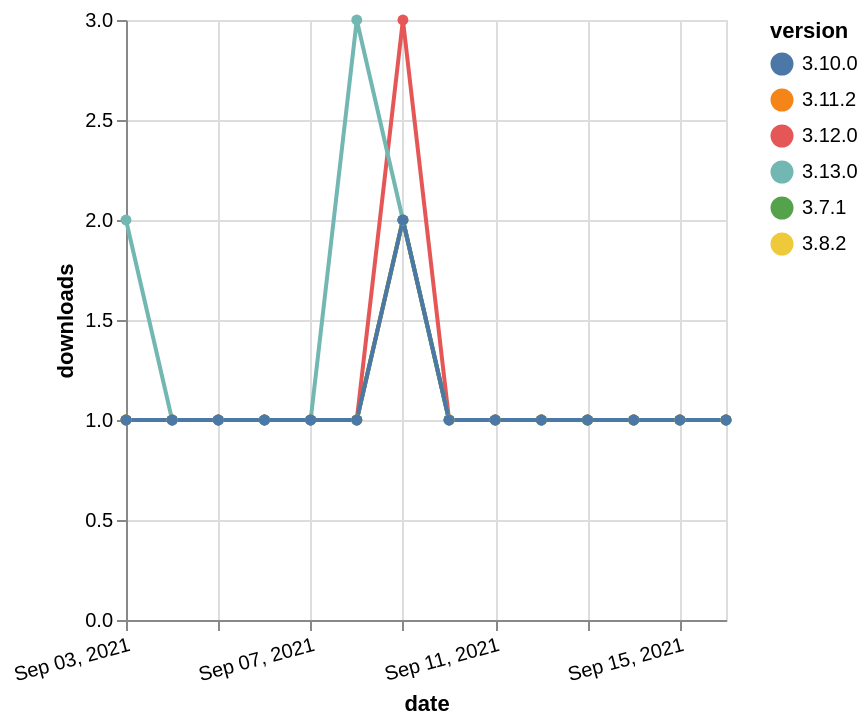

Vega-Lite specification stored for this chart:
### Vega-Lite specification from a JSON file in a GitHub repository (floating-point values rounded to 4 significant figures)
{"$schema": "https://vega.github.io/schema/vega-lite/v5.json", "description": "A simple bar chart with embedded data.", "data": {"values": [{"date": "2021-09-03", "total": 148, "delta": 1, "version": "3.11.2"}, {"date": "2021-09-04", "total": 149, "delta": 1, "version": "3.11.2"}, {"date": "2021-09-05", "total": 150, "delta": 1, "version": "3.11.2"}, {"date": "2021-09-06", "total": 151, "delta": 1, "version": "3.11.2"}, {"date": "2021-09-07", "total": 152, "delta": 1, "version": "3.11.2"}, {"date": "2021-09-08", "total": 153, "delta": 1, "version": "3.11.2"}, {"date": "2021-09-09", "total": 155, "delta": 2, "version": "3.11.2"}, {"date": "2021-09-10", "total": 156, "delta": 1, "version": "3.11.2"}, {"date": "2021-09-11", "total": 157, "delta": 1, "version": "3.11.2"}, {"date": "2021-09-12", "total": 158, "delta": 1, "version": "3.11.2"}, {"date": "2021-09-13", "total": 159, "delta": 1, "version": "3.11.2"}, {"date": "2021-09-14", "total": 160, "delta": 1, "version": "3.11.2"}, {"date": "2021-09-15", "total": 161, "delta": 1, "version": "3.11.2"}, {"date": "2021-09-16", "total": 162, "delta": 1, "version": "3.11.2"}, {"date": "2021-09-03", "total": 172, "delta": 1, "version": "3.8.2"}, {"date": "2021-09-04", "total": 173, "delta": 1, "version": "3.8.2"}, {"date": "2021-09-05", "total": 174, "delta": 1, "version": "3.8.2"}, {"date": "2021-09-06", "total": 175, "delta": 1, "version": "3.8.2"}, {"date": "2021-09-07", "total": 176, "delta": 1, "version": "3.8.2"}, {"date": "2021-09-08", "total": 177, "delta": 1, "version": "3.8.2"}, {"date": "2021-09-09", "total": 179, "delta": 2, "version": "3.8.2"}, {"date": "2021-09-10", "total": 180, "delta": 1, "version": "3.8.2"}, {"date": "2021-09-11", "total": 181, "delta": 1, "version": "3.8.2"}, {"date": "2021-09-12", "total": 182, "delta": 1, "version": "3.8.2"}, {"date": "2021-09-13", "total": 183, "delta": 1, "version": "3.8.2"}, {"date": "2021-09-14", "total": 184, "delta": 1, "version": "3.8.2"}, {"date": "2021-09-15", "total": 185, "delta": 1, "version": "3.8.2"}, {"date": "2021-09-16", "total": 186, "delta": 1, "version": "3.8.2"}, {"date": "2021-09-03", "total": 171, "delta": 1, "version": "3.12.0"}, {"date": "2021-09-04", "total": 172, "delta": 1, "version": "3.12.0"}, {"date": "2021-09-05", "total": 173, "delta": 1, "version": "3.12.0"}, {"date": "2021-09-06", "total": 174, "delta": 1, "version": "3.12.0"}, {"date": "2021-09-07", "total": 175, "delta": 1, "version": "3.12.0"}, {"date": "2021-09-08", "total": 176, "delta": 1, "version": "3.12.0"}, {"date": "2021-09-09", "total": 179, "delta": 3, "version": "3.12.0"}, {"date": "2021-09-10", "total": 180, "delta": 1, "version": "3.12.0"}, {"date": "2021-09-11", "total": 181, "delta": 1, "version": "3.12.0"}, {"date": "2021-09-12", "total": 182, "delta": 1, "version": "3.12.0"}, {"date": "2021-09-13", "total": 183, "delta": 1, "version": "3.12.0"}, {"date": "2021-09-14", "total": 184, "delta": 1, "version": "3.12.0"}, {"date": "2021-09-15", "total": 185, "delta": 1, "version": "3.12.0"}, {"date": "2021-09-16", "total": 186, "delta": 1, "version": "3.12.0"}, {"date": "2021-09-03", "total": 116, "delta": 2, "version": "3.13.0"}, {"date": "2021-09-04", "total": 117, "delta": 1, "version": "3.13.0"}, {"date": "2021-09-05", "total": 118, "delta": 1, "version": "3.13.0"}, {"date": "2021-09-06", "total": 119, "delta": 1, "version": "3.13.0"}, {"date": "2021-09-07", "total": 120, "delta": 1, "version": "3.13.0"}, {"date": "2021-09-08", "total": 123, "delta": 3, "version": "3.13.0"}, {"date": "2021-09-09", "total": 125, "delta": 2, "version": "3.13.0"}, {"date": "2021-09-10", "total": 126, "delta": 1, "version": "3.13.0"}, {"date": "2021-09-11", "total": 127, "delta": 1, "version": "3.13.0"}, {"date": "2021-09-12", "total": 128, "delta": 1, "version": "3.13.0"}, {"date": "2021-09-13", "total": 129, "delta": 1, "version": "3.13.0"}, {"date": "2021-09-14", "total": 130, "delta": 1, "version": "3.13.0"}, {"date": "2021-09-15", "total": 131, "delta": 1, "version": "3.13.0"}, {"date": "2021-09-16", "total": 132, "delta": 1, "version": "3.13.0"}, {"date": "2021-09-03", "total": 225, "delta": 1, "version": "3.7.1"}, {"date": "2021-09-04", "total": 226, "delta": 1, "version": "3.7.1"}, {"date": "2021-09-05", "total": 227, "delta": 1, "version": "3.7.1"}, {"date": "2021-09-06", "total": 228, "delta": 1, "version": "3.7.1"}, {"date": "2021-09-07", "total": 229, "delta": 1, "version": "3.7.1"}, {"date": "2021-09-08", "total": 230, "delta": 1, "version": "3.7.1"}, {"date": "2021-09-09", "total": 232, "delta": 2, "version": "3.7.1"}, {"date": "2021-09-10", "total": 233, "delta": 1, "version": "3.7.1"}, {"date": "2021-09-11", "total": 234, "delta": 1, "version": "3.7.1"}, {"date": "2021-09-12", "total": 235, "delta": 1, "version": "3.7.1"}, {"date": "2021-09-13", "total": 236, "delta": 1, "version": "3.7.1"}, {"date": "2021-09-14", "total": 237, "delta": 1, "version": "3.7.1"}, {"date": "2021-09-15", "total": 238, "delta": 1, "version": "3.7.1"}, {"date": "2021-09-16", "total": 239, "delta": 1, "version": "3.7.1"}, {"date": "2021-09-03", "total": 167, "delta": 1, "version": "3.10.0"}, {"date": "2021-09-04", "total": 168, "delta": 1, "version": "3.10.0"}, {"date": "2021-09-05", "total": 169, "delta": 1, "version": "3.10.0"}, {"date": "2021-09-06", "total": 170, "delta": 1, "version": "3.10.0"}, {"date": "2021-09-07", "total": 171, "delta": 1, "version": "3.10.0"}, {"date": "2021-09-08", "total": 172, "delta": 1, "version": "3.10.0"}, {"date": "2021-09-09", "total": 174, "delta": 2, "version": "3.10.0"}, {"date": "2021-09-10", "total": 175, "delta": 1, "version": "3.10.0"}, {"date": "2021-09-11", "total": 176, "delta": 1, "version": "3.10.0"}, {"date": "2021-09-12", "total": 177, "delta": 1, "version": "3.10.0"}, {"date": "2021-09-13", "total": 178, "delta": 1, "version": "3.10.0"}, {"date": "2021-09-14", "total": 179, "delta": 1, "version": "3.10.0"}, {"date": "2021-09-15", "total": 180, "delta": 1, "version": "3.10.0"}, {"date": "2021-09-16", "total": 181, "delta": 1, "version": "3.10.0"}]}, "width": "container", "mark": {"type": "line", "point": {"filled": true}}, "encoding": {"x": {"field": "date", "type": "temporal", "timeUnit": "yearmonthdate", "title": "date", "axis": {"labelAngle": -15}}, "y": {"field": "delta", "type": "quantitative", "title": "downloads"}, "color": {"field": "version", "type": "nominal"}, "tooltip": {"field": "delta"}}}
